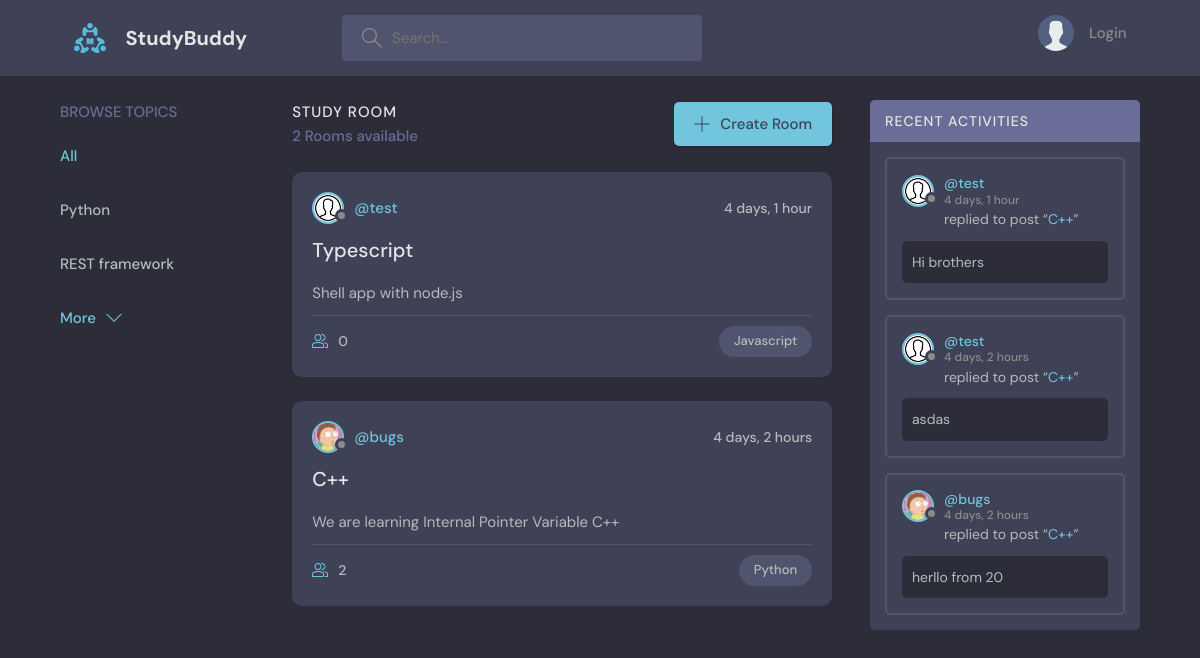
The page / on the database its author committed.
### base/models.py (models this page shows, shortened)
class Topic(models.Model):
    name = models.CharField(max_length=200, unique=True)
    def __str__(self):
        return self.name

class Room(models.Model):
    host = models.ForeignKey(User, on_delete=models.SET_NULL, null=True)
    topic = models.ForeignKey(
        'Topic', on_delete=models.SET_NULL, null=True, default='')
    name = models.CharField('Name', max_length=200)
    description = models.TextField(null=True, blank=True)
    participants = models.ManyToManyField(
        User, verbose_name=("participants"), related_name='ptns')
    updated = models.DateTimeField(auto_now=True)
    created = models.DateTimeField(auto_now_add=True)
    class Meta:
        ordering = ['-updated', '-created']

class User(AbstractUser):
    full_name = models.CharField(("fullname"), max_length=100)
    picture = models.ImageField(
        ("picture"), upload_to='profile/pictures', default='profile/pictures/avatar.gif', null=True)
    about = models.TextField('about', max_length=255)

class Message(models.Model):
    user = models.ForeignKey(User, on_delete=models.CASCADE)
    room = models.ForeignKey(Room, on_delete=models.CASCADE)
    body = models.TextField()
    updated = models.DateTimeField(auto_now=True)
    created = models.DateTimeField(auto_now_add=True)

### base/views.py (the view)
# urls.py: path('', home, name='home'),
def home(request):
    search = request.GET.get('search') \
        if request.GET.get('search') is not None \
        else ''
    if bool(request.GET.get('more')):
        topics = Topic.objects.all()
    else:
        topics = Topic.objects.all()[:2]
    rooms = Room.objects.filter(
        Q(topic__name__contains=search) |
        Q(name__contains=search) |
        Q(description__contains=search)
    )
    messages = Message.objects.all().order_by('-created')[:3]
    context = {
        'rooms': rooms,
        'topics': topics,
        'messages': messages
    }
    return render(request, 'base/index_new.html', context)

### templates/base/index_new.html (shortened to what this page needs)
{% extends 'base/main.html' %}
{% load static %}
{% block content %}
    <main class="layout layout--3">
      <div class="container">
        {% include 'components/topics.html' %}
        <div class="roomList">
          <div class="roomList__header">
            <div>
              <h2>Study Room</h2>
            {% if rooms.count == 1 %}
              <p> {{ rooms.count }} Room available</p>
            {% else %}
              <p> {{ rooms.count }} Rooms available</p>
            {% endif %}
            </div>
            <a class="btn btn--main" href="{% url 'creat-room' %}">
              <svg version="1.1" xmlns="http://www.w3.org/2000/svg" width="32" height="32" viewBox="0 0 32 32">
                <title>add</title>
                <path
                  d="M16.943 0.943h-1.885v14.115h-14.115v1.885h14.115v14.115h1.885v-14.115h14.115v-1.885h-14.115v-14.115z"
                ></path>
              </svg>
              Create Room
            </a>
          </div>
        {% for room in rooms %}
          <div class="roomListRoom">
            <div class="roomListRoom__header">
              <a href={% url 'profile' room.host.pk %} class="roomListRoom__author">
                <div class="avatar avatar--small">
                  {% if room.host.picture %}
                  <img src="{{room.host.picture.url}}" />
                  {% endif %}
                </div>
                <span>@{{ room.host.username }}</span>
              </a>
              <div class="roomListRoom__actions">
                <span>{{ room.updated|timesince }}</span>
              </div>
            </div>
            <div class="roomListRoom__content">
              <a href="{% url 'room' room.pk %}">{{ room.name }}</a>
              <p>
                {{ room.description|truncatewords:10 }}
              </p>
            </div>
            <div class="roomListRoom__meta">
              <a href="{% url 'room' room.pk %}" class="roomListRoom__joined">
                {{room.participants.count}}
              </a>
              <p class="roomListRoom__topic">{{ room.topic }}</p>
           </div>
          </div>
        {% endfor %}
        </div>
        {% include 'components/activities.html' %}
      </div>
    </main>
{% endblock %}

### templates/base/main.html (shortened to what this page needs)
{% load static %}
<!DOCTYPE html>
<html lang="en">
  <head>
    <link rel="stylesheet" href="{% static 'css/style.css' %}" />
  </head>
  <body>
    {% include 'base/navbar.html' %}
    {% block content %}
    {% endblock %}
</body>
</html>

### templates/base/navbar.html (shortened to what this page needs)
{% load static %}
<header class="header header--loggedIn">
      <div class="container">
        <a href="{% url 'home' %}" class="header__logo">
          <img src="{% static 'assets/logo.svg' %}" />
          <h1>StudyBuddy</h1>
        </a>
        <form method="get" action="{% url 'home' %}" class="header__search">
          <label>
             <input type="text" name="search" placeholder="Search...">
          </label>
        </form>
        <nav class="header__menu">
        {% if request.user.is_authenticated %}
          <div class="header__user">
            <a href={% url 'profile' user.pk %}>
              <div class="avatar avatar--medium active">
            {% if user.picture %}
                <img src="{{request.user.picture.url}}" />
             {% else %}
                <img src="{% static 'img/avatar.gif' %}" />
              {% endif %}
              </div>
              <p>{{ request.user.full_name  }} <span>@{{ request.user.username }}</span></p>
            </a>
            <button class="dropdown-button">
              <svg version="1.1" xmlns="http://www.w3.org/2000/svg" width="32" height="32" viewBox="0 0 32 32">
                <title>chevron-down</title>
                <path d="M16 21l-13-13h-3l16 16 16-16h-3l-13 13z"></path>
              </svg>
            </button>
          </div>
        {% else %}
         <a href="{% url 'login' %}">
            <img src="{% static 'assets/avatar.svg' %}" />
            <p>Login</p>
         </a>
        {% endif %}
        </nav>
      </div>
    </header>

### templates/components/topics.html (shortened to what this page needs)
{% load static %}
     <div class="topics">
        <div class="topics__header">
          <h2>Browse Topics</h2>
        </div>
        <ul class="topics__list">
          <li>
            <a href="{% url 'home' %}" class="active">All</a>
          </li>
        {% for topic in topics %}
          <li>
            <a href="{% url 'home' %}?search={{ topic.name }}"> {{topic.name}}</a>
          </li>
        {% endfor %}
        </ul>
          {% if request.GET.more %}
          <a class="btn btn--link" href="{% url 'home' %}">
          More
          <svg style="transform: rotateZ(180deg)" version="1.1" xmlns="http://www.w3.org/2000/svg" width="32" height="32" viewBox="0 0 32 32">
            <title>chevron-down</title>
            <path d="M16 21l-13-13h-3l16 16 16-16h-3l-13 13z"></path>
          </svg>
        </a>
          {% else %}
          <a class="btn btn--link" href="{% url 'home' %}?more=True">
          More
          <svg version="1.1" xmlns="http://www.w3.org/2000/svg" width="32" height="32" viewBox="0 0 32 32">
            <title>chevron-down</title>
            <path d="M16 21l-13-13h-3l16 16 16-16h-3l-13 13z"></path>
          </svg>
        </a>
          {% endif %}
      </div>

### templates/components/activities.html (shortened to what this page needs)
   <div class="activities">
    <div class="activities__header">
      <h2>Recent Activities</h2>
    </div>
    {% for message in messages %}
    <div class="activities__box">
      <div class="activities__boxHeader roomListRoom__header">
        <a href={% url 'profile' message.user.pk%} class="roomListRoom__author">
          <div class="avatar avatar--small">
            <img src={{message.user.picture.url}} />
          </div>
          <p>
            @{{message.user.username}}
            <span>{{message.created|timesince}}</span>
          </p>
        </a>
      </div>
      <div class="activities__boxContent">
        <p>replied to post “<a href={% url 'room' message.room.pk %}>{{message.room.name}}</a>”</p>
        <div class="activities__boxRoomContent">
          {{message.body|truncatewords:5}}
        </div>
      </div>
    </div>
    {% endfor %}
  </div>

### rows shown on the page
Topic: name "Python"
Topic: name "REST framework"
Room: host.picture (placeholder picture), host.username "test", updated "4 days, 1 hour", name "Typescript", description "Shell app with node.js", participants.count "0", topic "Javascript"
Room: host.picture (picture), host.username "bugs", updated "4 days, 2 hours", name "C++", description "We are learning Internal Pointer Variable C++", participants.count "2", topic "Python"
Message: user.picture (placeholder picture), user.username "test", created "4 days, 1 hour", room.name "C++", body "Hi brothers"
Message: user.picture (placeholder picture), user.username "test", created "4 days, 2 hours", room.name "C++", body "asdas"
Message: user.picture (picture), user.username "bugs", created "4 days, 2 hours", room.name "C++", body "herllo from 20"

### other values the page prints
{{ rooms.count }} "2"
